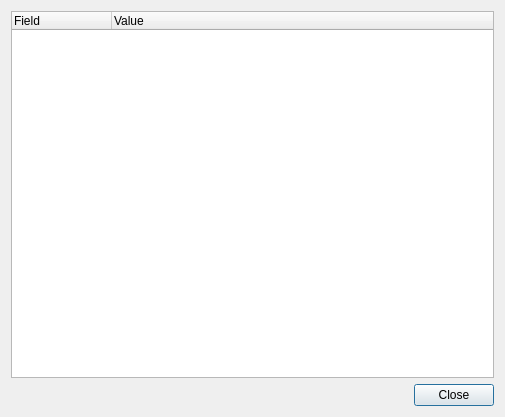
<?xml version="1.0" encoding="UTF-8"?>
<ui version="4.0">
 <class>Dialog</class>
 <widget class="QDialog" name="Dialog">
  <property name="geometry">
   <rect>
    <x>0</x>
    <y>0</y>
    <width>505</width>
    <height>417</height>
   </rect>
  </property>
  <property name="windowTitle">
   <string>Certificate Details</string>
  </property>
  <layout class="QGridLayout" name="gridLayout">
   <item row="0" column="0">
    <layout class="QVBoxLayout" name="verticalLayout">
     <item>
      <widget class="QTreeWidget" name="sslTreeWidget">
       <property name="alternatingRowColors">
        <bool>true</bool>
       </property>
       <column>
        <property name="text">
         <string>Field</string>
        </property>
       </column>
       <column>
        <property name="text">
         <string>Value</string>
        </property>
       </column>
      </widget>
     </item>
     <item>
      <widget class="QDialogButtonBox" name="buttonBox">
       <property name="orientation">
        <enum>Qt::Horizontal</enum>
       </property>
       <property name="standardButtons">
        <set>QDialogButtonBox::Close</set>
       </property>
      </widget>
     </item>
    </layout>
   </item>
  </layout>
 </widget>
 <resources/>
 <connections>
  <connection>
   <sender>buttonBox</sender>
   <signal>accepted()</signal>
   <receiver>Dialog</receiver>
   <slot>accept()</slot>
   <hints>
    <hint type="sourcelabel">
     <x>248</x>
     <y>254</y>
    </hint>
    <hint type="destinationlabel">
     <x>157</x>
     <y>274</y>
    </hint>
   </hints>
  </connection>
  <connection>
   <sender>buttonBox</sender>
   <signal>rejected()</signal>
   <receiver>Dialog</receiver>
   <slot>reject()</slot>
   <hints>
    <hint type="sourcelabel">
     <x>316</x>
     <y>260</y>
    </hint>
    <hint type="destinationlabel">
     <x>286</x>
     <y>274</y>
    </hint>
   </hints>
  </connection>
 </connections>
</ui>
